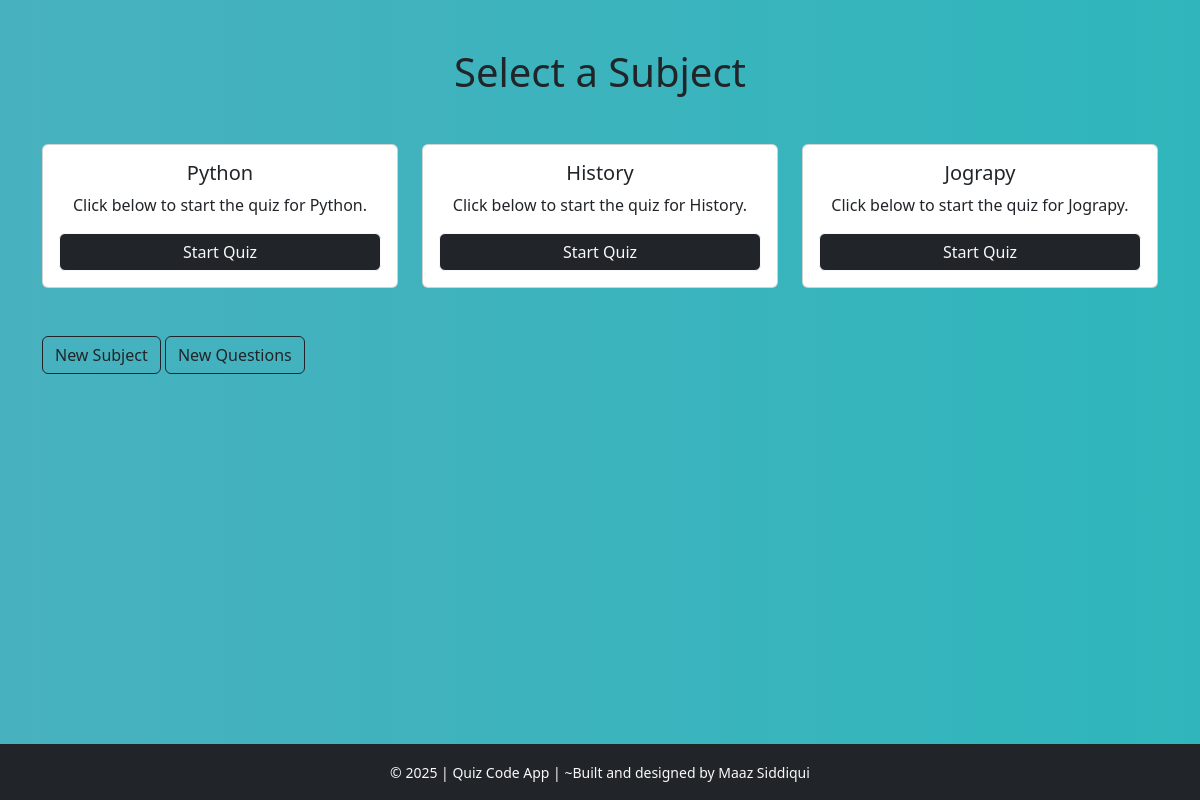
/subject/, run on the app's committed database.
### Quizapp/models.py (models this page shows)
class Subject(models.Model):
    name = models.CharField(max_length=100)
    def __str__(self):
        return self.name

### Quizapp/views.py (the view)
# urls.py: path('subject/', views.subject_list,name='subject_list'),
def subject_list(request):
    subjects = Subject.objects.all()
    return render(request,'subject_list.html',{'subjects':subjects})

### templates/subject_list.html (shortened to what this page needs)
<!DOCTYPE html>
<html lang="en">
<head>
  <link href="https://cdn.jsdelivr.net/npm/bootstrap@5.3.2/dist/css/bootstrap.min.css" rel="stylesheet">
</head>
<body class="bg-light">
<main>
  <div class="container py-5">
    <h1 class="text-center mb-5">Select a Subject</h1>
    <div class="row g-4">
      {% for i in subjects %}
      <div class="col-md-4 col-sm-6">
        <div class="card subject-card h-100 text-center">
          <div class="card-body d-flex flex-column justify-content-center">
            <h5 class="card-title">{{ i }}</h5>
            <p class="card-text">Click below to start the quiz for {{ i }}.</p>
            <a href="{% url 'quiz' i.id %}" class="btn btn-outline-light btn-dark mt-auto">Start Quiz</a>
          </div>
        </div>
      </div>
      {% endfor %}
    </div>
  </div>
  <div class="container mb-5">
    <a class="btn btn-outline-dark" href="/add_new_subject">New Subject</a>
    <a class="btn btn-outline-dark" href="/add_new_question">New Questions</a>
  </div>
</main>
<footer class="bg-dark text-light py-3 mt-3">
  <div class="container text-center text-decoration-none">
    <small>
      &copy; 2025 | Quiz Code App | ~Built and designed by Maaz Siddiqui
    </small>
  </div>
</footer>
</body>
</html>

### templates/subject_list.html (style rules this page uses)
.subject-card { transition: transform 0.3s, box-shadow 0.3s; }
body { margin: 0; background: linear-gradient(270deg, #ff6a00, #ee0979, #06beb6, #48b1bf); background-size: 800% 800%; animation: gradientMove 12s ease infinite; min-height: 100vh; display: flex; flex-direction: column; }
main { flex: 1; }

### data on the page
Subject: name "Python"
Subject: name "History"
Subject: name "Jograpy"
